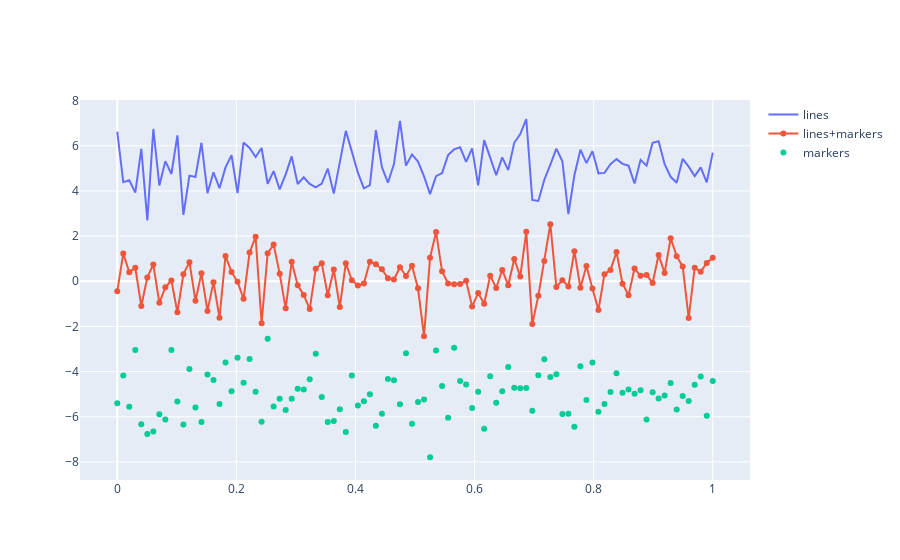

This figure's notebook cell:
### Markdown cell above
### Line Plot Modes

### Code cell
import plotly.graph_objects as go

# Create random data with numpy
import numpy as np
np.random.seed(1)

N = 100
random_x = np.linspace(0, 1, N)
random_y0 = np.random.randn(N) + 5
random_y1 = np.random.randn(N)
random_y2 = np.random.randn(N) - 5

# Create traces
fig = go.Figure()
fig.add_trace(go.Scatter(x=random_x, y=random_y0,
                    mode='lines',
                    name='lines'))
fig.add_trace(go.Scatter(x=random_x, y=random_y1,
                    mode='lines+markers',
                    name='lines+markers'))
fig.add_trace(go.Scatter(x=random_x, y=random_y2,
                    mode='markers', name='markers'))

fig.show()
